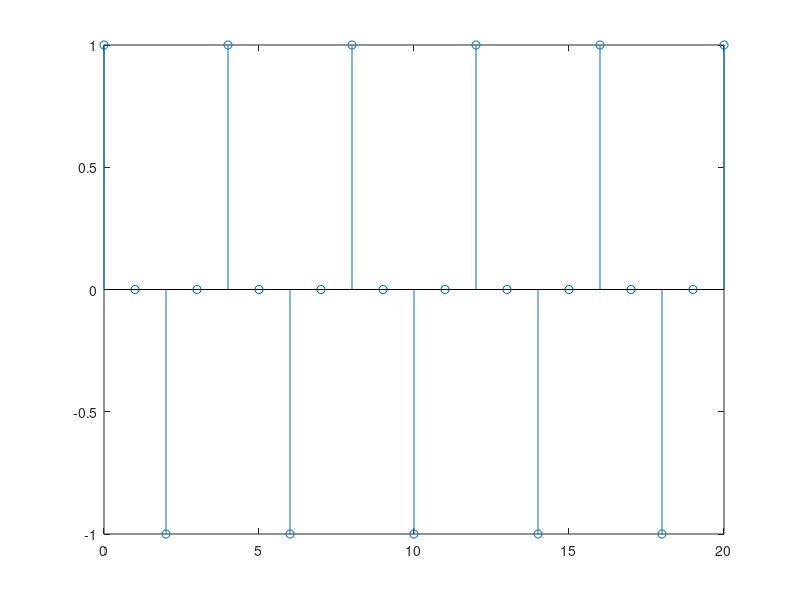
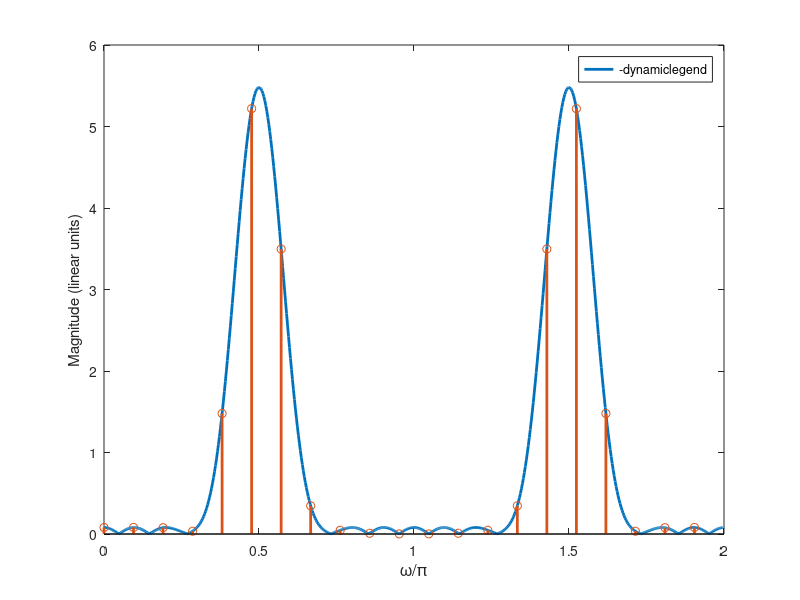

Write the MATLAB code that produced these figures, in order.
%% N-point DFT of cosine
clear, clc, close all

% Define variables
N = 21;                     % number of samples in DFT
n = 0:N-1;                  % discrete-time vector
dwd = 2*pi/N;               % frequency spacing of samples of DFT
wd = 0:dwd:(N-1)*dwd;       % frequency vector of DFT
w0 = 0.5*pi;
x_N = cos(w0*n);

% Plot sampled sinc in time domain
figure, stem(n, x_N)

% 
dw = 10e-3;                 % frequency spacing for DTFT calculation
w = 0:dw:2*pi-dw;           % frequency vector for DTFT calculation

% Window function
win = hamming(N).';         % Hamming window. Try other windows
% win = ones(size(x_N));      % rectangular window

% As in the plant identification problem in HW4, we need to expand the 
% frequency vector in order to account for the periodicity of DTFT. With
% this expanded vector the numerical integration will be correct from 0 to 2pi.
w2 = 0:dw:2*pi-dw;      
Win1 = 0.5*freqz(win, 1, w2-w0); % frequency response of the window at frequencies w2
Win2 = 0.5*freqz(win, 1, w2+w0); % frequency response of the window at frequencies w2
X_N = Win1 + Win2;

% Plot reults
figure, hold on, box on
plot(w/pi, abs(X_N), 'LineWidth', 2, 'DisplayName', 'DTFT');
stem(wd/pi, abs(fft(x_N.*win)), 'LineWidth', 2, 'DisplayName', 'DFT');
xlabel('\omega/\pi', 'FontSize', 12)
ylabel('Magnitude (linear units)')
legend('-dynamiclegend')

% addpath('D:\Jose\Dropbox\research\codes\f')
% m = matlab2tikz(gca);
% m.write_tables('../figs/data/dft_cosine_N=21')